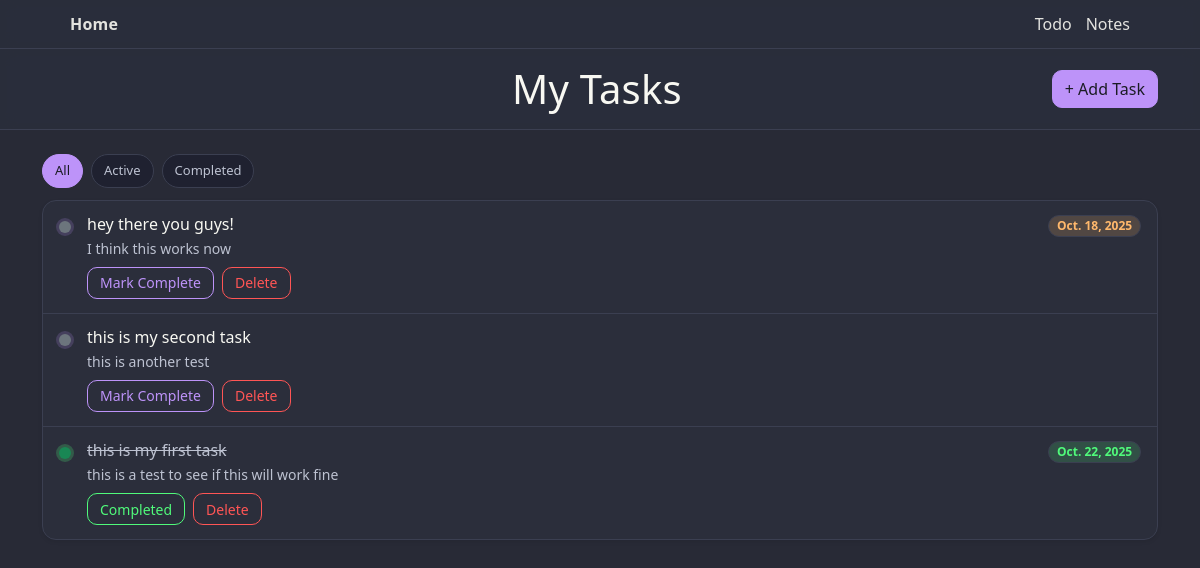
The page /todo/ on the database as committed earlier.
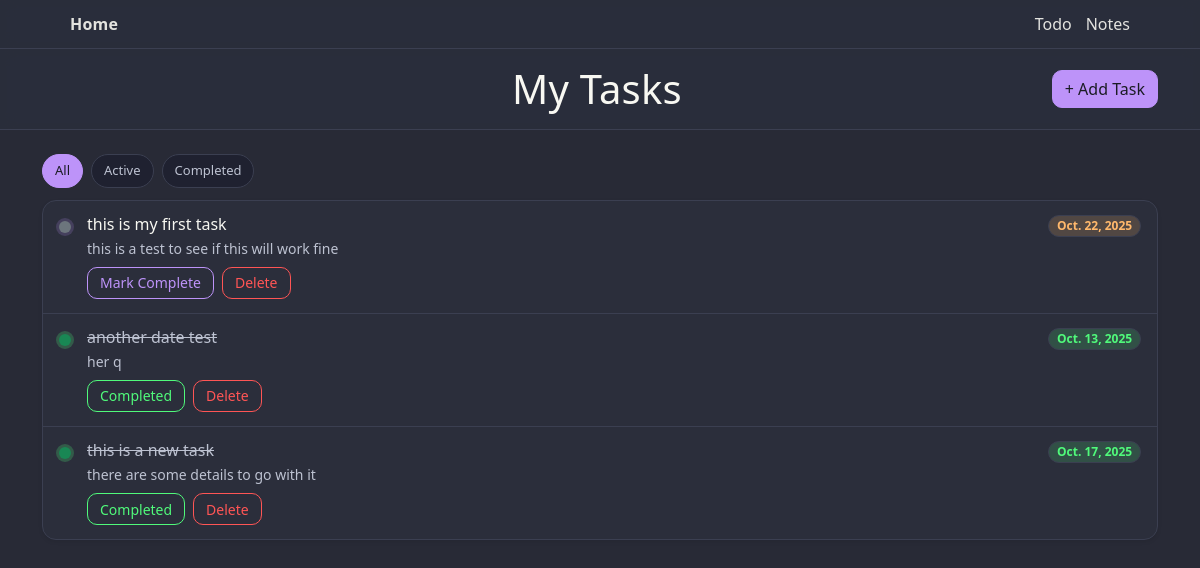
The same page on the database as committed later.
### todo/models.py (models this page shows, shortened)
class Tasks(models.Model):
    title = models.CharField(max_length=255)
    details = models.TextField(blank=True)
    is_done = models.BooleanField(default=False)
    due_date = models.DateField(null=True, blank=True)
    created_at = models.DateTimeField(auto_now_add=True)
    completed_at = models.DateTimeField(null=True, blank=True)

### todo/views.py (the view)
# urls.py: path("", views.index, name="index")
def index(request):
    tasks = Tasks.objects.order_by("is_done", "-created_at")
    task_context = {"tasks": tasks}
    return render(request, "todo/index.html", task_context)

### todo/templates/todo/index.html (shortened to what this page needs)
{% extends "todo/layout.html" %}
{% load static %}
{% block style %}
<link rel="stylesheet" href="{% static 'todo/css/index.css' %}">
{% endblock %}
{% block body %}
  <header class="app-header">
    <div class="container py-3 d-flex align-items-center justify-content-between">
      <h1 class="h1 mb-0 app-title text-center flex-grow-1">My Tasks</h1>
      <button class="btn btn-primary btn-icon" data-bs-toggle="modal" data-bs-target="#addTaskModal">
        <span>+ Add Task</span>
      </button>
    </div>
  </header>
  <main class="container py-4">
    {% if tasks %}
      <div class="filter-bar">
        <span class="chip active" data-filter="all">All</span>
        <span class="chip" data-filter="active">Active</span>
        <span class="chip" data-filter="completed">Completed</span>
      </div>
      <div class="tasks-card shadow-sm">
        <ul class="list-group list-group-flush">
          {% for task in tasks %}
            <li class="list-group-item d-flex gap-3 align-items-start task-item {% if task.is_done %}is-done{% endif %}">
              <div class="status-dot flex-shrink-0 {% if task.is_done %}bg-success{% else %}bg-secondary{% endif %}"></div>
              <div class="flex-grow-1">
                <div class="d-flex justify-content-between align-items-start">
                  <h6 class="mb-1 task-title {% if task.is_done %}text-muted{% endif %}">{{ task.title }}</h6>
                  {% if task.due_date %}
                    <span class="badge rounded-pill {% if task.is_done %}badge-soft-success{% else %}badge-soft-warning{% endif %}">{{ task.due_date }}</span>
                  {% endif %}
                </div>
                {% if task.details %}
                  <div class="text-muted small">{{ task.details }}</div>
                {% endif %}
                <div class="task-actions d-flex gap-2 mt-2">
                  {% if task.is_done %}
                    <form method="post" action="{% url 'todo:toggle' task.id %}">
                      <button type="submit" class="btn btn-outline-success btn-sm" id="complete">Completed</button>
                    </form>
                  {% else %}
                    <form method="post" action="{% url 'todo:toggle' task.id %}">
                      <button type="submit" class="btn btn-outline-primary btn-sm" id="not_complete">Mark Complete</button>
                    </form>
                  {% endif %}
                  <form method="post" action="{% url 'todo:delete' task.id %}">
                    <button type="submit" class="btn btn-outline-danger btn-sm" id="delete_task">Delete</button>
                  </form>
                </div>
              </div>
            </li>
          {% endfor %}
        </ul>
      </div>
    {% else %}
      <div class="empty-state">
        <h6 class="mb-1">No tasks yet</h6>
        <p class="mb-3 small">Add your first task to get started.</p>
        <button class="btn btn-primary btn-sm" data-bs-toggle="modal" data-bs-target="#addTaskModal">Add Task</button>
      </div>
    {% endif %}
  </main>
{% endblock %}

### todo/templates/todo/layout.html (shortened to what this page needs)
<!doctype html>
<html lang="en">
  {% load static %}
  <head>
    <link href="https://cdn.jsdelivr.net/npm/bootstrap@5.3.8/dist/css/bootstrap.min.css" rel="stylesheet">
    <link rel="stylesheet" href="{% static 'css/site-header.css' %}">
    {% block style %} {% endblock %}
  </head>
  <body>
    {% include "home/header.html" %}
    {% block body %}{% endblock %}
  </body>
</html>

### home/templates/home/header.html
<header class="site-header">
  <nav class="nav">
    <div class="brand"><a href="{% url 'home:index' %}">Home</a></div>
    <div class="links" style="display:flex; gap:14px;">
      <a href="{% url 'todo:index' %}">Todo</a>
      <a href="{% url 'notes:index' %}">Notes</a>
    </div>
  </nav>
 </header>

### static/css/site-header.css (style rules this page uses)
:root { --bg: #282a36; --surface: #2b2e3b; --card: #2b2e3b; --text: #f8f8f2; --muted: #bdc2d1; --accent: #bd93f9; --accent-2: #50fa7b; --border: #3b3f51; }
a { color: inherit; text-decoration: none; }
.site-header { position: sticky; top: 0; z-index: 20; background: rgba(43,46,59,.9); backdrop-filter: saturate(160%) blur(8px); border-bottom: 1px solid var(--border); }
.nav { display: flex; align-items: center; justify-content: space-between; max-width: 1100px; margin: 0 auto; padding: 12px 20px; }
.nav a { color: var(--text); opacity: .9; }
.brand { font-weight: 700; letter-spacing: .2px; }

### todo/static/todo/css/index.css (style rules this page uses)
:root { --bg: #282a36; --surface: #2b2e3b; --surface-2: #1f2130; --border: #3b3f51; --text: #f8f8f2; --muted: #bdc2d1; --subtle: #6272a4; --purple: #bd93f9; --green: #50fa7b; --cyan: #8be9fd; --pink: #ff79c6; --orange: #ffb86c; --red: #ff5555; --yellow: #f1fa8c; }
body { background: var(--bg); color: var(--text); min-height: 100vh; }
.app-header { position: sticky; top: 0; z-index: 1020; background: rgba(43,46,59,.9); backdrop-filter: saturate(160%) blur(8px); border-bottom: 1px solid var(--border); }
.tasks-card { background: var(--surface); border: 1px solid var(--border); border-radius: 14px; }
.list-group-flush > .list-group-item { padding: 14px 16px; background: transparent; color: var(--text); border-color: var(--border); }
.list-group-item.task-item { transition: background-color .15s ease, transform .08s ease; }
.status-dot { width: 12px; height: 12px; border-radius: 50%; margin-top: 6px; box-shadow: 0 0 0 3px rgba(189,147,249,.18); }
.is-done .task-title { text-decoration: line-through; color: var(--subtle); }
.is-done .status-dot { box-shadow: 0 0 0 3px rgba(80,250,123,.22); }
.task-actions .btn { height: 32px; padding: 0 12px; }
.badge-soft-warning { background-color: rgba(255,184,108,.18); color: var(--orange); }
.badge-soft-success { background-color: rgba(80,250,123,.16); color: var(--green); }
.app-title { letter-spacing: .2px; color: var(--text); }
.btn-icon { display: inline-flex; align-items: center; gap: .5rem; }
.btn-primary { background-color: var(--purple); border-color: var(--purple); color: #1b1c24; }
.btn-outline-primary { color: var(--purple); border-color: var(--purple); }
.btn-outline-success { color: var(--green); border-color: var(--green); }
.btn-outline-danger { color: var(--red); border-color: var(--red); }
.text-muted { color: var(--muted) !important; }
.badge { border: 1px solid var(--border); }
.btn { border-radius: 10px; }
.btn-sm { height: 32px; padding: 0 12px; }
.filter-bar { display: flex; align-items: center; gap: 8px; margin-bottom: 12px; }
.chip { cursor: pointer; user-select: none; padding: 6px 12px; border-radius: 999px; font-size: 13px; border: 1px solid var(--border); color: var(--muted); background: var(--surface-2); }
.chip.active { color: #1b1c24; background: var(--purple); border-color: var(--purple); }

Rows that differ between the two databases and show on the page:
removed Tasks: is_done False (drawn), title "hey there you guys!", due_date "Oct. 18, 2025", details "I think this works now"
removed Tasks: is_done False (drawn), title "this is my second task", details "this is another test"
changed Tasks "this is my first task": is_done "Completed" → "Mark Complete"
added Tasks: is_done True (drawn), title "another date test", due_date "Oct. 13, 2025", details "her q"
added Tasks: is_done True (drawn), title "this is a new task", due_date "Oct. 17, 2025", details "there are some details to go with it"
